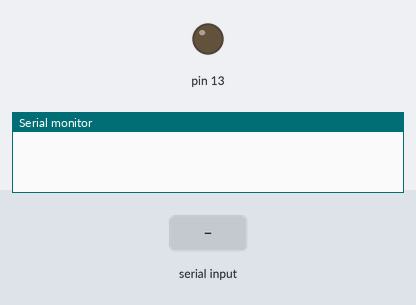
Simulated run of this sketch. Board: Arduino Uno, built with avr-gcc and run on an emulated ATmega328P. Parts: output pins drawn as LEDs (lit = HIGH), the last lines printed to the serial monitor. Dashed ring = blinking. The inputs (shaded band) are chosen by the test bench.

Above: at 1.2 s.
1.3 s: "1\n" received over Serial
At 2.1 s:
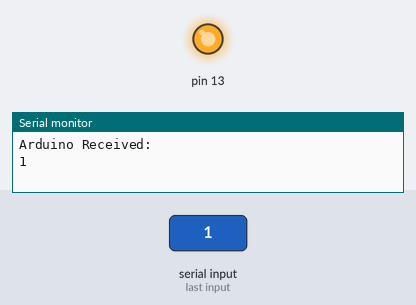
4.3 s: "0\n" received over Serial
At 4.7 s:
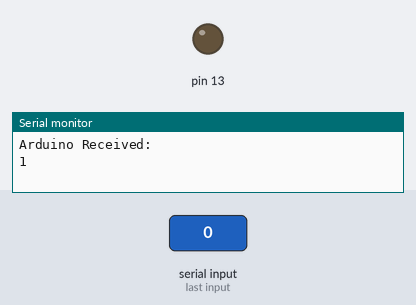
5.8 s: "2\n" received over Serial
At 6.6 s:
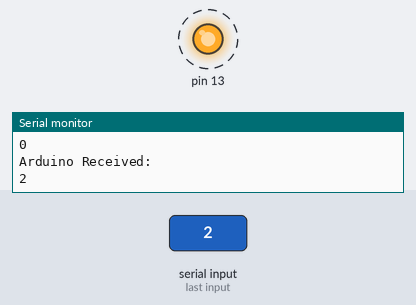
Timing chart, 0 to 14.8 s (numbered marks = the images above; inputs shaded):
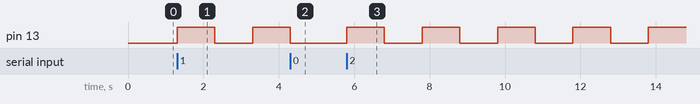

Measured:
- after the input at 1.3 s, pin 13: LOW → HIGH at once, → LOW 1.0 s later, → HIGH 1.0 s later
- after the input at 4.3 s, pin 13: goes on until 4.3 s, then stays LOW
- after the input at 5.8 s, pin 13: alternates HIGH for 1.0 s and LOW for 1.0 s, starting at once

The sketch:

simple-serial-receiver.ino
```cpp
String inData;
boolean running = false;

void setup() {
  Serial.begin(9600);
  // Serial.println("Waiting for NodeJS to send a signal...\n");
  pinMode(13, OUTPUT);
}

void loop() {
  while (Serial.available() > 0) {
    char received = Serial.read();
    inData += received;

    // Process message when new line character is received
    if (received == '\n') {
      Serial.println("Arduino Received: ");
      Serial.println(inData);

      inData = ""; // Clear received buffer

      if (running) {
        running = false;
      } else {
        running = true;
      }
    }
  }

  if (running) {
    digitalWrite(13, HIGH);   // turn the LED on (HIGH is the voltage level)
    delay(1000);              // wait for a second
    digitalWrite(13, LOW);    // turn the LED off by making the voltage LOW
    delay(1000);              // wait for a second
  }
}
```
